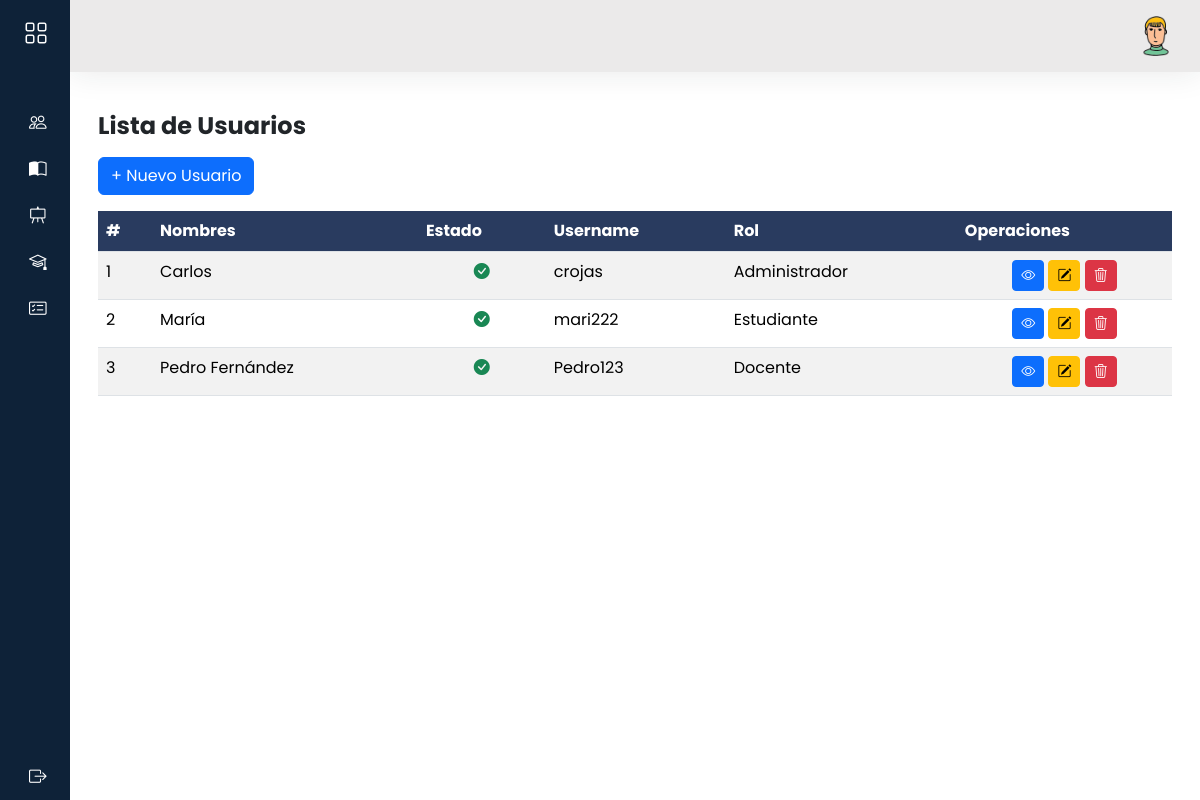
/usuarios/, run on an earlier commit of the app's database.
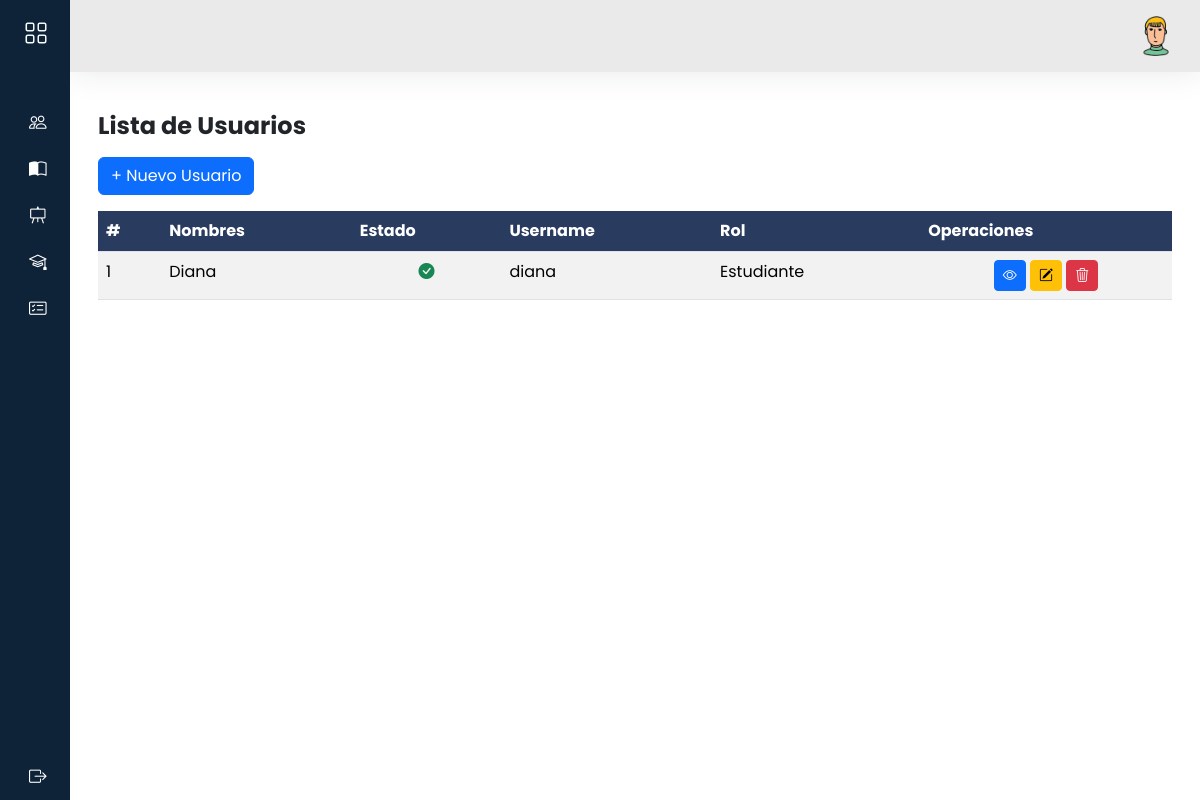
And on a later commit of the database.
### models/usuario_model.py (models this page shows, shortened)
class Usuario(db.Model, UserMixin):
    __tablename__='usuarios'
    id = db.Column(db.Integer,primary_key=True)
    nombre = db.Column(db.String(80),nullable=False)
    apellido = db.Column(db.String(100))
    email = db.Column(db.String(120), unique=True)
    username = db.Column(db.String(20),nullable=False)
    password = db.Column(db.String,nullable=False)
    activo = db.Column(db.Boolean, default=True,nullable=False)
    rol_id = db.Column(db.Integer, db.ForeignKey('rol.id'), nullable=False)
    rol = db.relationship('Rol', back_populates='usuarios')
    docentes = db.relationship('Docente', back_populates='usuario')
    estudiantes = db.relationship('Estudiante', back_populates='usuario')
    @staticmethod
    def get_all():
        return Usuario.query.all()

### models/rol_model.py (models this page shows)
class Rol(db.Model):
    __tablename__ = 'rol'
    id = db.Column(db.Integer, primary_key=True)
    nombre = db.Column(db.String(20), unique=True, nullable=False)
    usuarios = db.relationship('Usuario', back_populates='rol')
    @staticmethod
    def get_all():
        return Rol.query.all()

### controllers/usuario_controller.py (the view)
@usuario_bp.route("/")
def index():
    usuarios = Usuario.get_all()
    roles = Rol.get_all()
    return usuario_view.list(usuarios,roles)

### views/usuario_view.py (called while the page is built)
def list(usuarios,roles):
    return render_template('admi/usuarios/index.html',usuarios= usuarios,roles=roles)

### templates/admi/usuarios/index.html (shortened to what this page needs)
{% extends 'admi/baseAdmi.html' %}
{% block content %}
<h3 class="fw-bold fs-4 my-3">Lista de Usuarios
</h3>
<div class="mb-3">
    <a data-bs-toggle="modal" data-bs-target="#modalNuevoUsuario" class="btn btn-primary">
        + Nuevo Usuario
    </a>
</div>
<div class="row">
    <div class="col-12">
        <table id="mi-tabla" class="table table-striped display nowrap" style="width:100%">
            <thead>
                <tr class="highlight">
                    <th>#</th>
                    <th>Nombres</th>
                    <th>Estado</th>
                    <th>Username</th>
                    <th>Rol</th>
                    <th>Operaciones</th>
                </tr>
            </thead>
            <tbody>
                {%for item in usuarios%}
                <tr>
                    <td>{{item.id}}</td>
                    <td>{{item.nombre}}</td>
                    <td class="text-center">
                        {% if item.activo %}
                        <i class="bi bi-check-circle-fill text-success"></i>
                        {% else %}
                        <i class="bi bi-x-circle-fill text-danger"></i>
                        {% endif %}
                    </td>
                    <td>{{item.username}}</td>
                    <td>{{item.rol.nombre}}</td>
                    <td class="text-center">
                        <a data-bs-toggle="modal" data-bs-target="#modalVistaUsuario{{ item.id }}"
                            class="btn btn-primary btn-sm"><i class=" bi bi-eye"></i></a>
                        <a data-bs-toggle="modal" data-bs-target="#modalEditarUsuario{{ item.id }}"
                            class="btn btn-warning btn-sm"><i class="bi bi-pencil-square"></i></a>
                        <a class="btn btn-danger btn-sm" data-bs-toggle="modal" data-bs-target="#modalConfirmarEliminar"
                            data-url="{{ url_for('usuario.delete', id=item.id) }}">
                            <i class="bi bi-trash3"></i>
                        </a>
                    </td>
                </tr>
                {%endfor%}
            </tbody>
        </table>
    </div>
</div>
{% endblock %}

### templates/admi/baseAdmi.html (shortened to what this page needs)
<!doctype html>
<html lang="es">
<head>
    <link href="https://cdn.jsdelivr.net/npm/bootstrap@5.3.7/dist/css/bootstrap.min.css" rel="stylesheet"
>
    <link rel="stylesheet" href="{{ url_for('static', filename='css/estilos.css') }}">
    <link rel="stylesheet" href="https://cdn.jsdelivr.net/npm/bootstrap-icons@1.13.1/font/bootstrap-icons.min.css">
    <link href="https://cdn.datatables.net/v/bs5/dt-2.3.2/datatables.min.css" rel="stylesheet"
>
</head>
<body>
    <div class="wrapper">
        <aside id="sidebar">
            <div class="d-flex">
                <button id="toggle-btn" class="toggle-btn" type="button">
                    <i class="bi bi-grid"></i>
                </button>
            </div>
            <ul class="sidebar-nav">
                <li class="sidebar-item">
                    <a href="/usuarios/" class="sidebar-link">
                        <i class="bi bi-people"></i>
                    </a>
                </li>
                <li class="sidebar-item">
                    <a href="/admi/cursos/" class="sidebar-link">
                        <i class="bi bi-book-half"></i>
                    </a>
                </li>
                <li class="sidebar-item">
                    <a href="/admi/docentes/" class="sidebar-link">
                        <i class="bi bi-easel"></i>
                    </a>
                </li>
                <li class="sidebar-item">
                    <a href="/admi/estudiantes/" class="sidebar-link">
                        <i class="bi bi-mortarboard"></i>
                    </a>
                </li>
                <li class="sidebar-item">
                    <a href="#" class="sidebar-link collapsed has-dropdown" data-bs-toggle="collapse"
                        data-bs-target="#ins" aria-expanded="false" aria-controls="ins">
                        <i class="bi bi-card-checklist"></i>
                    </a>
                </li>
            </ul>
            <div class="sidebar-footer">
                <a href="/usuarios/logout" class="sidebar-link">
                    <i class="bi bi-box-arrow-right"></i>
                </a>
            </div>
        </aside>
        <div class="main">
            <nav class="navbar navbar-expand px-4 py-3">
                <div class="navbar-collapse collapse">
                    <ul class="navbar-nav ms-auto">
                        <li class="nav-item dropdown">
                            <a href="#" class="nav-icon pe-md-0" data-bs-toggle="dropdown">
                                <img src="{{ url_for('static', filename='img/account.png') }}" class="avatar img-fluid"
                                    alt="account">
                            </a>
                        </li>
                    </ul>
                </div>
            </nav>
            <main class="content px-3 py-4">
                <div class="container-fluid">
                    <div class="mb-3">
                        {% block content %}
                        {% endblock %}
                    </div>
                </div>
            </main>
        </div>
    </div>
</body>
</html>

### static/css/estilos.css (style rules this page uses)
body { font-family: 'Poppins', sans-serif; background: #ececec; }
::placeholder { font-size: 16px; }
a { text-decoration: none; }
li { list-style: none; }
.wrapper { display: flex; }
.main { display: flex; flex-direction: column; min-height: 100vh; width: 100%; overflow: hidden; transition: all 0.35s ease-in-out; background-color: #fff; min-width: 0; }
#sidebar { width: 70px; min-width: 70px; z-index: 1000; transition: all .25s ease-in-out; background-color: #0e2238; display: flex; flex-direction: column; }
.toggle-btn { background-color: transparent; cursor: pointer; border: 0; padding: 1rem 1.5rem; }
.toggle-btn i { font-size: 1.5rem; color: #FFF; }
.sidebar-nav { padding: 2rem 0; flex: 1 1 auto; }
a.sidebar-link { padding: .625rem 1.625rem; color: #FFF; display: block; font-size: 0.9rem; white-space: nowrap; border-left: 3px solid transparent; }
.sidebar-link i, .dropdown-item i { font-size: 1.1rem; margin-right: .75rem; }
.sidebar-item { position: relative; }
.navbar { background-color: #ebeaea; box-shadow: 0 0 2rem 0 rgba(33, 37, 41, .1); }
.navbar-expand .navbar-collapse { min-width: 200px; }
.avatar { height: 40px; width: 40px; }
.table>thead tr { color: #FFF; text-align: left; }
tr.highlight th { background-color: #293b5f !important; color: #FFF; }
.content { flex: 1 1 auto; }

What changed in the data, as far as the page shows it:
removed Usuario: id "2", nombre "María", activo True (drawn), username "mari222", rol.nombre "Estudiante"
removed Usuario: id "3", nombre "Pedro Fernández", activo True (drawn), username "Pedro123", rol.nombre "Docente"
changed Usuario id 1: nombre "Carlos" → "Diana"; username "crojas" → "diana"; rol.nombre "Administrador" → "Estudiante"
